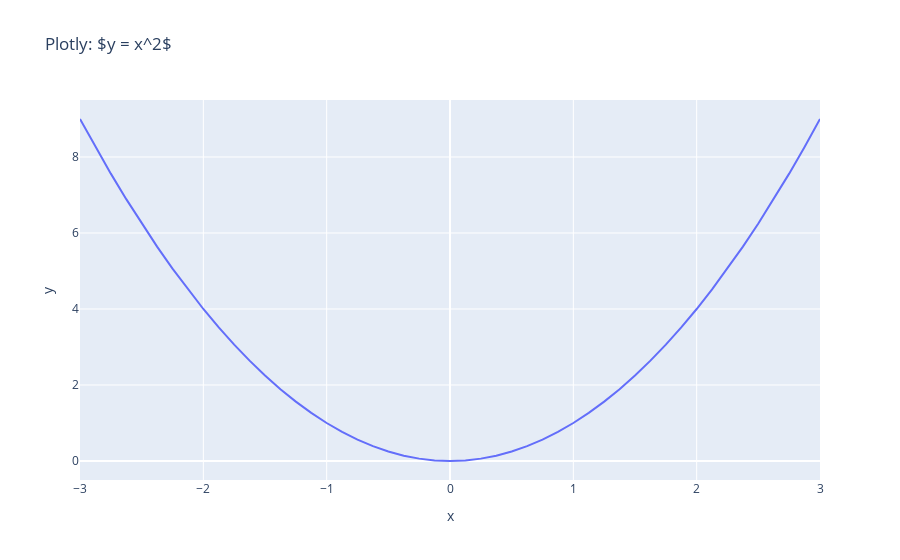

Here is the notebook cell this chart was saved with:
### Code cell
fig = px.line(x=data['x'], y=data['y'], title=r'Plotly: $y = x^2$')
fig.show()

### Figure 1 — Plotly figure (JSON) as saved in the notebook; plotly's stock layout.template omitted (floating-point values rounded to 4 significant figures)
{"data": [{"hovertemplate": "x=%{x}<br>y=%{y}<extra></extra>", "legendgroup": "", "line": {"color": "#636efa", "dash": "solid"}, "marker": {"symbol": "circle"}, "mode": "lines", "name": "", "orientation": "v", "showlegend": false, "type": "scatter", "x": [-3, -2.875, -2.75, -2.625, -2.5, -2.375, -2.25, -2.125, -2, -1.875, -1.75, -1.625, -1.5, -1.375, -1.25, -1.125, -1, -0.875, -0.75, -0.625, -0.5, -0.375, -0.25, -0.125, 0, 0.125, 0.25, 0.375, 0.5, 0.625, 0.75, 0.875, 1, 1.125, 1.25, 1.375, 1.5, 1.625, 1.75, 1.875, 2, 2.125, 2.25, 2.375, 2.5, 2.625, 2.75, 2.875, 3], "xaxis": "x", "y": [9, 8.266, 7.562, 6.891, 6.25, 5.641, 5.062, 4.516, 4, 3.516, 3.062, 2.641, 2.25, 1.891, 1.562, 1.266, 1, 0.7656, 0.5625, 0.3906, 0.25, 0.1406, 0.0625, 0.01562, 0, 0.01562, 0.0625, 0.1406, 0.25, 0.3906, 0.5625, 0.7656, 1, 1.266, 1.562, 1.891, 2.25, 2.641, 3.062, 3.516, 4, 4.516, 5.062, 5.641, 6.25, 6.891, 7.562, 8.266, 9], "yaxis": "y"}], "layout": {"autosize": true, "legend": {"tracegroupgap": 0}, "title": {"text": "Plotly: $y = x^2$"}, "xaxis": {"anchor": "y", "autorange": true, "domain": [0, 1], "range": [-3, 3], "title": {"text": "x"}, "type": "linear"}, "yaxis": {"anchor": "x", "autorange": true, "domain": [0, 1], "range": [-0.5, 9.5], "title": {"text": "y"}, "type": "linear"}}}
